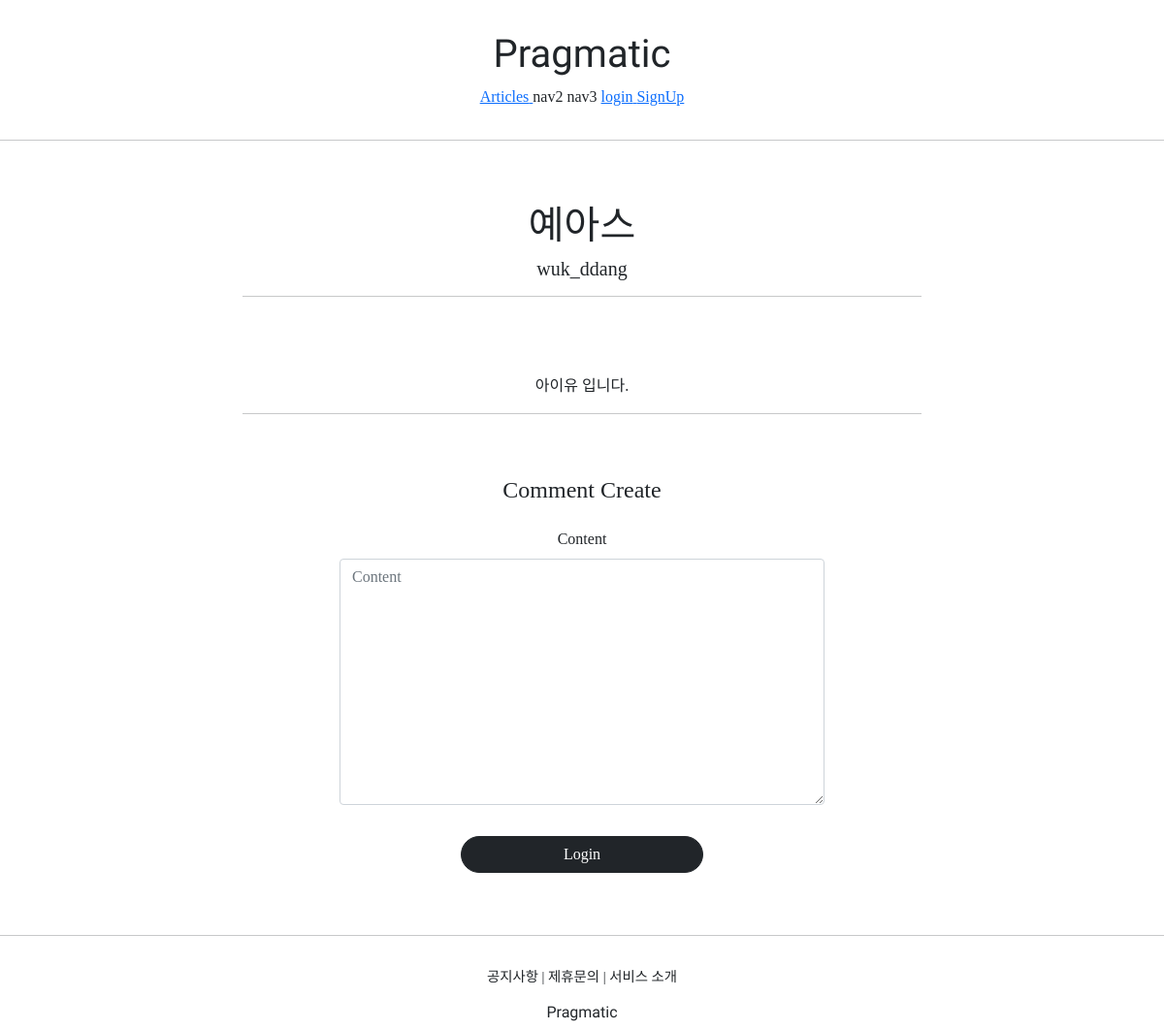
Before: /articles/detail/4 with the older database file.
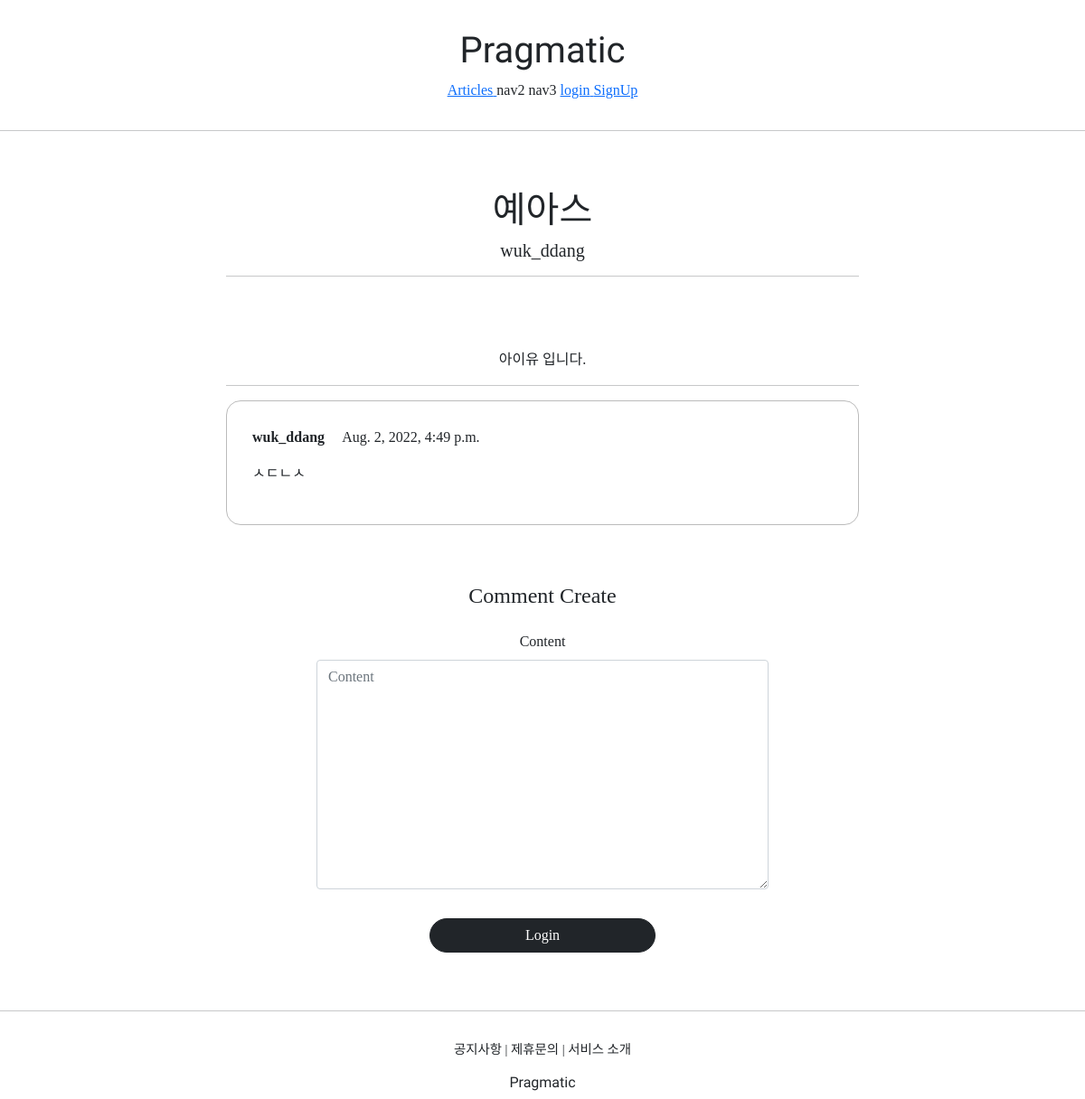
After: the same page with the newer database file.
### commentapp/models.py (models this page shows)
class Comment(models.Model):
  article = models.ForeignKey(Article, on_delete=models.SET_NULL, null=True, related_name='comment')
  writer = models.ForeignKey(User, on_delete=models.SET_NULL, null=True, related_name='comment')
  content = models.TextField(null=False)
  created_at = models.DateTimeField(auto_now=True)

### profileapp/models.py (models this page shows)
class Profile(models.Model):
  user = models.OneToOneField(User, on_delete=models.CASCADE, related_name='profile')
  image = models.ImageField(upload_to='profile/', null=True)
  nickname = models.CharField(max_length=20, unique=True, null=True)
  message = models.CharField(max_length=100, null=True)

### articleapp/views.py (the view)
# urls.py: path('detail/<int:pk>', ArticleDetailView.as_view(), name='detail'),
class ArticleDetailView(DetailView, FormMixin):
  model = Article
  form_class = CommentCreationForm
  context_object_name = 'target_article'
  template_name = 'articleapp/detail.html'

### commentapp/forms.py
class CommentCreationForm(ModelForm):
  class Meta:
    model = Comment
    fields = ['content']

### articleapp/templates/articleapp/detail.html (shortened to what this page needs)
{% extends 'base.html' %}
{% block content %}
  <div>
    <div style="text-align: center; max-width: 700px; margin: 4rem auto;">
      <h1>
        {{ target_article.title }}
      </h1>
      <h5>
        {{ target_article.writer.profile.nickname }}
      </h5>
      <hr>
      <p>
        {{ target_article.content }}
      </p>
      <hr>
      {% for comment in target_article.comment.all %}
        {% include 'commentapp/detail.html' with comment=comment %}
      {% endfor %}
      {% include 'commentapp/create.html' with article=target_article %}
    </div>
  </div>
{% endblock %}

### commentapp/templates/commentapp/detail.html (shortened to what this page needs)
<div style="border: 1px solid; text-align: left; padding: 4%; margin: 1rem 0; border-radius: 1rem;
            border-color: #bbb">
  <div>
    <strong>
      {{ comment.writer.profile.nickname }}
    </strong>
    {{ comment.created_at }}
  </div>
  <div style="margin: 1rem 0;">
    {{ comment.content }}
  </div>
</div>

Changed rows visible on the page:
added Comment: writer.profile.nickname "wuk_ddang", created_at "Aug. 2, 2022, 4:49 p.m.", content "ㅅㄷㄴㅅ"
